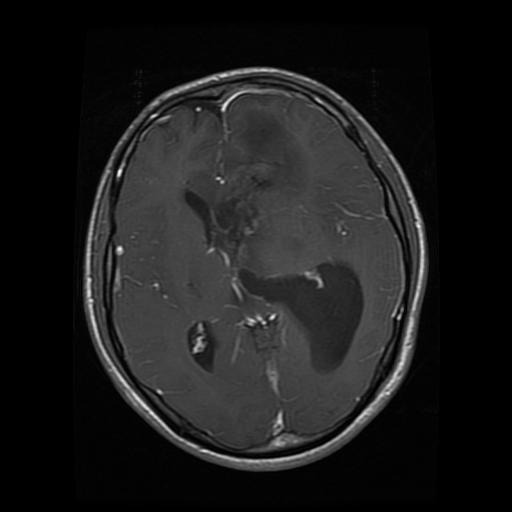
#> input picture Project/Testing/glioma/Te-glTr_0009.jpg, 512 x 512 px; its folder holds only this picture in this run
$ python -i preprocessing.py   (imports and definitions only)
#> lines starting #> are read from the running program, lines starting #| are printed output that depends on the picture; after the words box and inside, x2 and y2 are one past the last pixel; in counts of white or black regions, pixels touching at a corner belong together
#> further down, picture is the input picture: shape (512, 512, 3); min 0, max 253, mean 27.7
"""
preprocessing.py
================
MRI image preprocessing pipeline:
- DICOM / PNG / JPEG / .mat loading
- Skull stripping (optional intensity-based approximation)
- Histogram normalization (CLAHE)
- Resize, centre-crop
- Patient-level train/val/test splitting with stratification
"""

from __future__ import annotations

import os
import hashlib
import logging
from pathlib import Path
from typing import Dict, List, Optional, Tuple

import cv2
import numpy as np
import pandas as pd
from PIL import Image
from scipy.io import loadmat
from sklearn.model_selection import StratifiedGroupKFold, train_test_split

logger = logging.getLogger(__name__)


# ---------------------------------------------------------------------------
# CLAHE normalisation
# ---------------------------------------------------------------------------

# [8 lines left out: function apply_clahe, not called in this run]


# ---------------------------------------------------------------------------
# Skull stripping (intensity-based fast approximation)
# ---------------------------------------------------------------------------

def skull_strip(image: np.ndarray) -> np.ndarray:
    """
    Fast intensity-based skull approximation.
    Returns image with background zeroed out.
    """
    gray = cv2.cvtColor(image, cv2.COLOR_RGB2GRAY) if image.ndim == 3 else image.copy()
    _, thresh = cv2.threshold(gray, 10, 255, cv2.THRESH_BINARY)
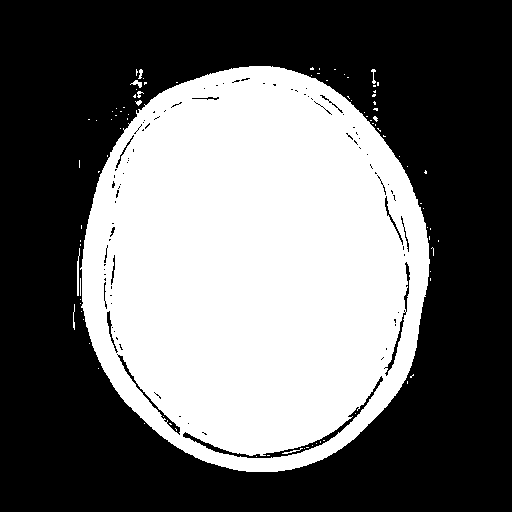
#> thresh: shape (512, 512); 41.6% white; 90 white regions (81 under 20 px), largest, box (x1, y1, x2, y2) and area: (80, 66, 430, 472) 108430, (77, 248, 80, 296) 83, (130, 80, 142, 88) 44
    kernel = cv2.getStructuringElement(cv2.MORPH_ELLIPSE, (5, 5))
    mask = cv2.morphologyEx(thresh, cv2.MORPH_CLOSE, kernel, iterations=3)
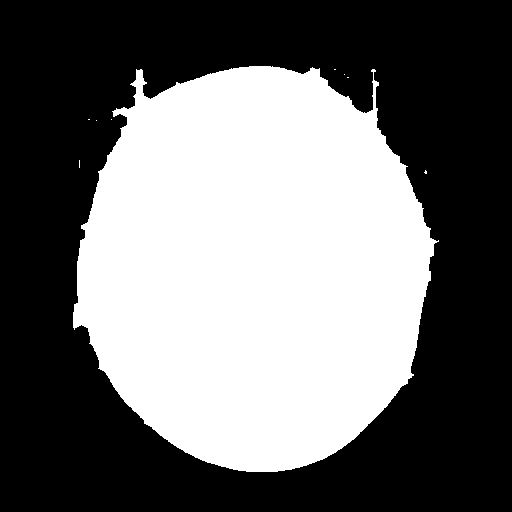
#> mask: shape (512, 512); 43.1% white; 9 white regions (8 under 20 px)
    contours, _ = cv2.findContours(mask, cv2.RETR_EXTERNAL, cv2.CHAIN_APPROX_SIMPLE)
#> contours = 9 contours, 8 with area under 20; largest, box (x1, y1, x2, y2) and area: (73, 66, 439, 472) 112296
    if contours:
        largest = max(contours, key=cv2.contourArea)
#> largest = contour of 718 points, box (x1, y1, x2, y2) (73, 66, 439, 472), area 112296
        brain_mask = np.zeros_like(mask)
        cv2.drawContours(brain_mask, [largest], -1, 255, -1)
#> brain_mask: shape (512, 512); 43.1% white; 1 white region, box (x1, y1, x2, y2) and area: (73, 66, 439, 472) 112991
        if image.ndim == 3:
            return cv2.bitwise_and(image, image, mask=brain_mask)
        return cv2.bitwise_and(image, image, mask=brain_mask)
    return image


# ---------------------------------------------------------------------------
# Figshare .mat loader
# ---------------------------------------------------------------------------

# [18 lines left out: function load_mat_sample, not called in this run]


# ---------------------------------------------------------------------------
# Dataset builder
# ---------------------------------------------------------------------------

class FigsharePreprocessor:
    """
    Preprocesses the Figshare Brain Tumor Dataset.

    Parameters
    ----------
    raw_dir : path to directory containing .mat files
    out_dir  : path where processed PNG files will be saved
    image_size : output spatial resolution
    skull_strip : whether to apply skull stripping
    clahe : whether to apply CLAHE
    """

    CLASS_MAP = {0: "meningioma", 1: "glioma", 2: "pituitary"}

    # [164 lines left out: functions __init__, process_all, patient_stratified_split, verify_no_leakage, not called in this run]

>>> import cv2
>>> picture = cv2.cvtColor(cv2.imread('../../Project/Testing/glioma/Te-glTr_0009.jpg'), cv2.COLOR_BGR2RGB)
>>> result = skull_strip(picture)

$ run again, on Project/Testing/glioma/Te-gl_0026.jpg
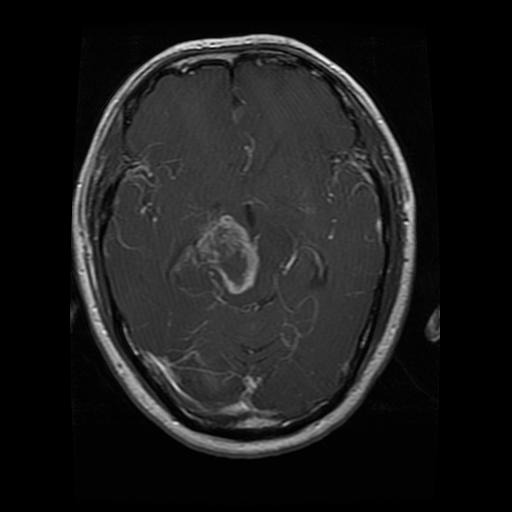
#> input picture Project/Testing/glioma/Te-gl_0026.jpg, 512 x 512 px
#> picture is the input picture: shape (512, 512, 3); min 0, max 255, mean 28.2
#> in skull_strip, `_, thresh = cv2.threshold(gray, 10, 255, cv2.THRESH_BINARY)`:
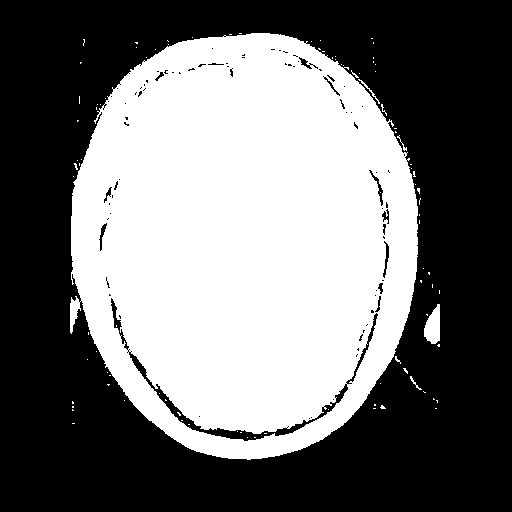
#> thresh: shape (512, 512); 44.2% white; 96 white regions (90 under 20 px), largest, box (x1, y1, x2, y2) and area: (70, 33, 418, 460) 114926, (424, 304, 440, 344) 449, (358, 79, 380, 104) 56, (410, 376, 422, 390) 34, (397, 135, 407, 151) 29, (381, 104, 387, 116) 20
#> mask: shape (512, 512); 45.8% white; 22 white regions (19 under 20 px)
#> contours = 22 contours, 20 with area under 20; largest, box (x1, y1, x2, y2) and area: (70, 33, 430, 460) 118754, (424, 304, 440, 347) 442
#> largest = contour of 704 points, box (x1, y1, x2, y2) (70, 33, 430, 460), area 118754
#> in skull_strip, `cv2.drawContours(brain_mask, [largest], -1, 255, -1)`:
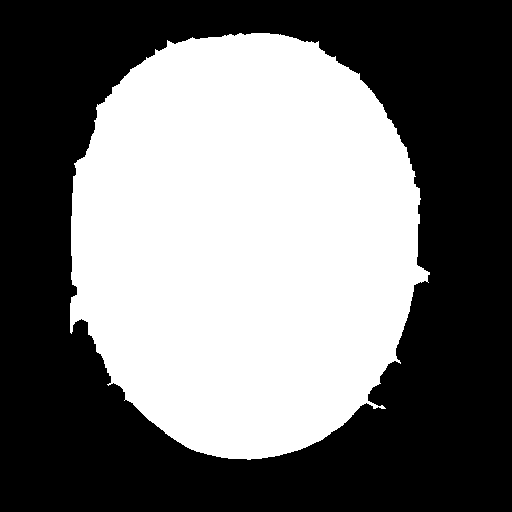
#> brain_mask: shape (512, 512); 45.6% white; 1 white region, box (x1, y1, x2, y2) and area: (70, 33, 430, 460) 119425

$ run again, on Project/Testing/glioma/Te-gl_0030.jpg
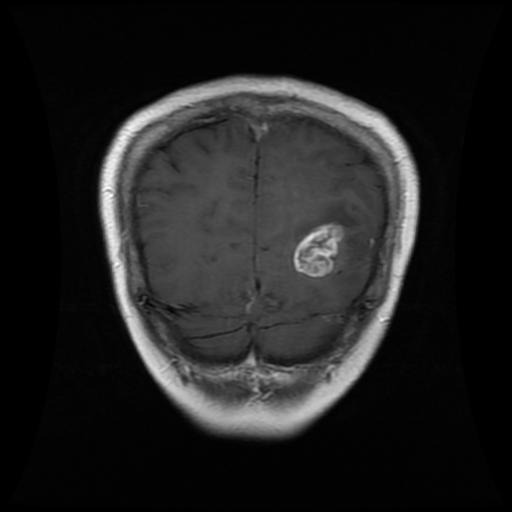
#> input picture Project/Testing/glioma/Te-gl_0030.jpg, 512 x 512 px
#> picture is the input picture: shape (512, 512, 3); min 0, max 255, mean 32.5
#> in skull_strip, `_, thresh = cv2.threshold(gray, 10, 255, cv2.THRESH_BINARY)`:
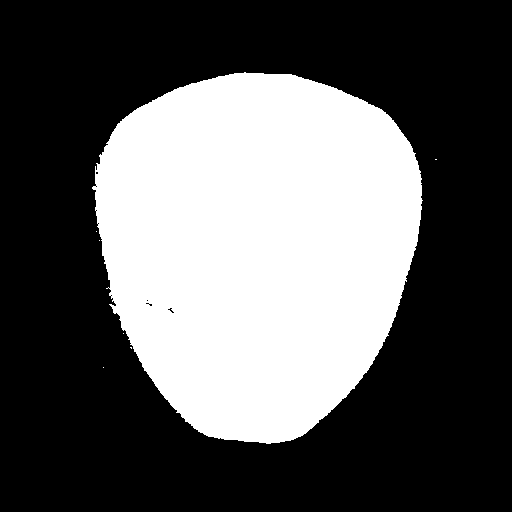
#> thresh: shape (512, 512); 36% white; 7 white regions (6 under 20 px), largest, box (x1, y1, x2, y2) and area: (92, 72, 423, 444) 94277
#> in skull_strip, `mask = cv2.morphologyEx(thresh, cv2.MORPH_CLOSE, kernel, iterations=3)`:
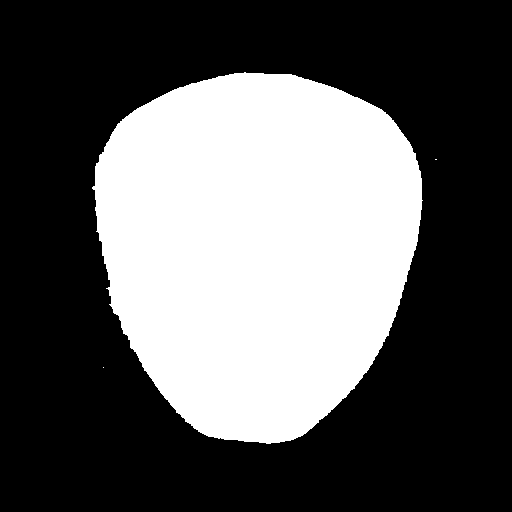
#> mask: shape (512, 512); 36% white; 3 white regions (2 under 20 px)
#> contours = 3 contours, 2 with area under 20; largest, box (x1, y1, x2, y2) and area: (92, 72, 423, 444) 93933
#> largest = contour of 533 points, box (x1, y1, x2, y2) (92, 72, 423, 444), area 93933
#> brain_mask: shape (512, 512); 36% white; 1 white region, box (x1, y1, x2, y2) and area: (92, 72, 423, 444) 94462

$ run again, on Project/Testing/glioma/Te-gl_0035.jpg
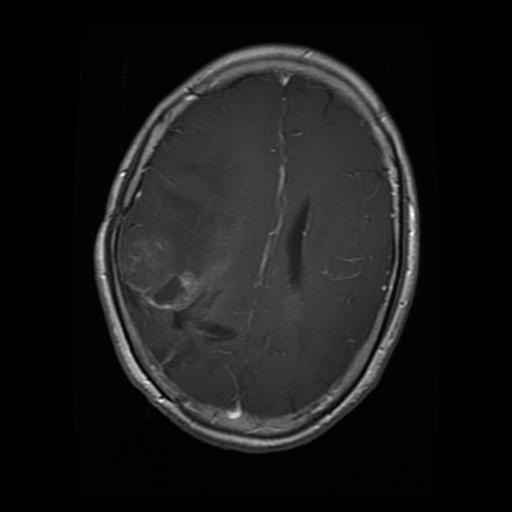
#> input picture Project/Testing/glioma/Te-gl_0035.jpg, 512 x 512 px
#> picture is the input picture: shape (512, 512, 3); min 0, max 255, mean 25.7
#> in skull_strip, `_, thresh = cv2.threshold(gray, 10, 255, cv2.THRESH_BINARY)`:
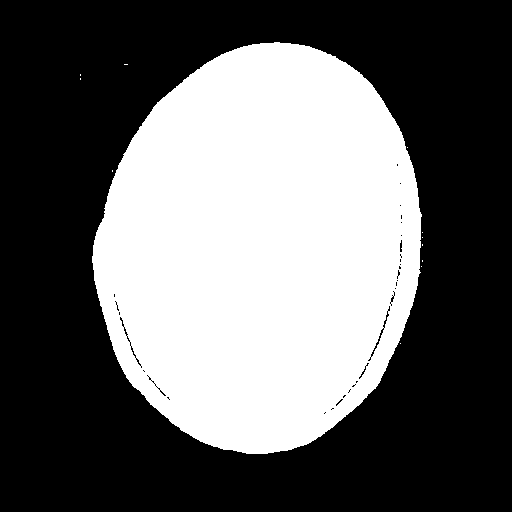
#> thresh: shape (512, 512); 39.7% white; 12 white regions (11 under 20 px), largest, box (x1, y1, x2, y2) and area: (92, 42, 422, 454) 103964
#> in skull_strip, `mask = cv2.morphologyEx(thresh, cv2.MORPH_CLOSE, kernel, iterations=3)`:
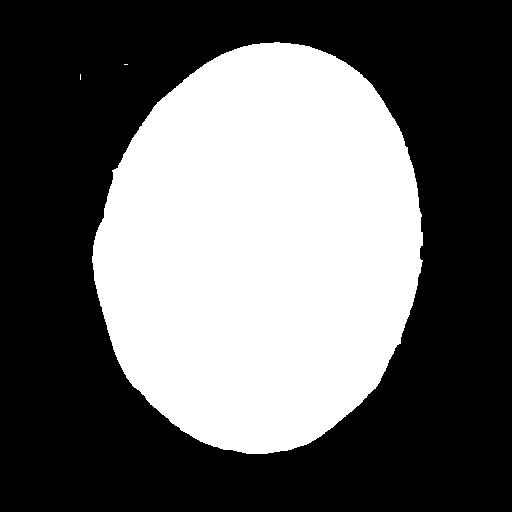
#> mask: shape (512, 512); 39.8% white; 3 white regions (2 under 20 px)
#> contours = 3 contours, 2 with area under 20; largest, box (x1, y1, x2, y2) and area: (92, 42, 423, 454) 103892
#> largest = contour of 579 points, box (x1, y1, x2, y2) (92, 42, 423, 454), area 103892
#> brain_mask: shape (512, 512); 39.8% white; 1 white region, box (x1, y1, x2, y2) and area: (92, 42, 423, 454) 104429
